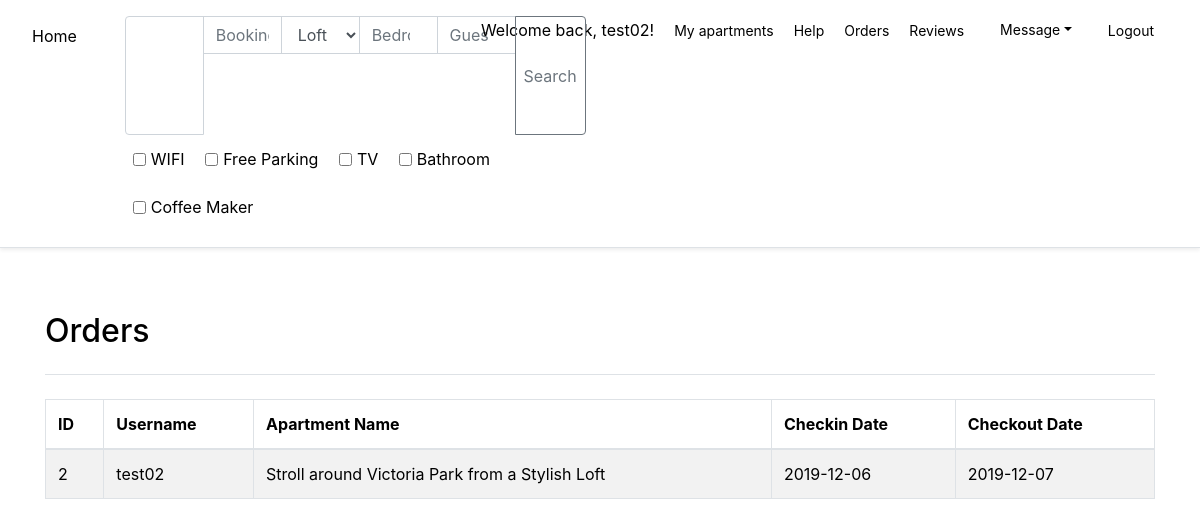
The app's page /orders (signed in) with its own data.
### model.py (models this page shows, shortened)
class User(db.Model, UserMixin):
    __tablename__ = 'user'
    id= Column(Integer, autoincrement= True, primary_key= True)
    username = Column(String(126))
    password_hash= Column(String(126))
    email = Column(String(126))
    phone = Column(String(126))
    @property
    def is_owner(self):
        return bool(self.apartments)
    @property
    def messages(self):
        return [m for m in self.message_sended + self.message_received if not m.parent_id]

class Order(db.Model):
    __tablename__ = 'order'
    id = Column(Integer, autoincrement= True, primary_key= True)
    created_at = Column(DateTime, default= func.current_timestamp())
    user_id = Column(Integer, ForeignKey('user.id'))
    apartment_id = Column(Integer, ForeignKey('apartment.id'))
    checkin_date = Column(Date)
    checkout_date = Column(Date)
    status = Column(SmallInteger, comment='0 for ordered, 1 for payed, -1 for wrong', default=0)
    apartment = relationship('Apartment', backref='orders')
    user = relationship('User', backref='orders')
    @property
    def username(self):
        return self.user.username
    @property
    def apartmentname(self):
        return self.apartment.a_name

class Apartment(db.Model):
    __tablename__ = 'apartment'
    id = Column(Integer, autoincrement= True, primary_key= True)
    a_name = Column(String(126))
    location = Column(String())
    address = Column(String(126))
    postcode = Column(String(16))
    longtitude = Column(Float)
    altitude = Column(Float)
    price = Column(Float)
    type = Column(String)
    guest = Column(SmallInteger)
    bedroom = Column(SmallInteger)
    wifi = Column(Boolean)
    parking = Column(Boolean)
    tv = Column(Boolean)
    bathroom = Column(Boolean)
    coffee = Column(Boolean)
    description = Column(Text)
    owner_id = Column(Integer, ForeignKey('user.id'))
    owner = relationship('User', backref='apartments')

### routes.py (the view)
@app.route('/orders', methods=['GET'])
@login_required
def orders():
    orders = Order.query.filter_by(user_id= current_user.id).all()
    return render_template('admin/orders.html', header= table_header['order'], data= orders)

### model.py (called while the page is built)
@loginmanager.user_loader
def user_loader(id):
    return User.query.get(id)

### templates/admin/orders.html
{% extends 'base.html' %}
{% block stylesheets %}
    {{super()}}
    <link href="{{url_for('static', filename='css/search.css') }}" rel="stylesheet"/>
{% endblock stylesheets %}
{% block body %}
<div class="d-flex flex-column flex-md-row p-3 px-md-4 mb-3 bg-white border-bottom shadow-sm">
    {% include 'components/searchbar.html' %}
    {% include 'components/nav.html' %}
</div>
<div class="container pt-2">
    <div class="border-bottom my-4 py-3">
        <h2>Orders</h2>
    </div>
    <table class="table table-striped table-bordered dt-responsive nowrap" cellspacing="0" width="100%">
        <thead>
          <tr>
              {% for i in header %}
                <th>{{ i[1] }}</th>
              {% endfor %}
          </tr>
        </thead>
        <tbody>
            {% if data %}
            {% for a in data %}
                <tr data-href="{{ url_for('apartment', id= a.apartment.id) }}">
                    {% for i in header %}
                        <td>{{ a[i[0]] }}</td>
                    {% endfor %}
                 </tr>
            {% endfor %}
            {% else %}
            <td colspan="{{ header | length }}"> No Data</td>
            {% endif %}
        </tbody>
    </table>
</div>
{% endblock body %}

### templates/components/nav.html (shortened to what this page needs)
<nav >
    <ul class="my-2 navbar ">
        {% if current_user.is_authenticated %}<li class="nar-item">Welcome back, {{current_user.username}}!</li>{% endif %}
        {% if current_user.is_authenticated and current_user.is_owner%}
            <li class="nar-item"><a href="{{url_for('apartments')}}">My apartments</a></li>
        {% else %}
            <li class="nar-item"><a href="{{url_for('add_apartment')}}">Host a Home</a></li>
        {% endif %}
        <li class="nar-item"><a href="{{ url_for('help') }}">Help</a></li>
        {% if current_user.is_authenticated %}
            <li class="nar-item"><a href="{{ url_for('orders') }}">Orders</a></li>
            <li class="nav-bar"><a href="{{ url_for('reviews') }}">Reviews</a></li>
            <li class="nav-bar dropdown">
                <a class="nav-link dropdown-toggle" href="#" id="message" data-toggle="dropdown" aria-haspopup="true" aria-expanded="false" data-offset="-300, 20">Message</a>
            </li>
            <li class="nav-bar"><a href="{{ url_for('logout')}}">Logout</a> </li>
        {% else %}
            <li class="nav-bar"><a href="{{ url_for('login') }}">Login</a></li>
            <li class="nav-bar"><a href="{{ url_for('signup') }}">Signup</a></li>
        {% endif %}
    </ul>
</nav>

### static/css/main.css (style rules this page uses)
body { min-width: 95vw; min-height: 75vh; }
* { text-decoration: none; color: black; }
a,a:hover { color: black; }
nav ul { position: absolute!important; top: -15px; right: 20px; }
nav ul li { display: inline; padding: 10px 10px; }
li a { font-size: 14px; color: black; }

### records on screen
User: username "test02"
Order: id "2" "test02" "Stroll around Victoria Park from a Stylish Loft" "2019-12-06" "2019-12-07"

### other values on screen
{{ i[1] }} "ID" "Username" "Apartment Name" "Checkin Date" "Checkout Date"
